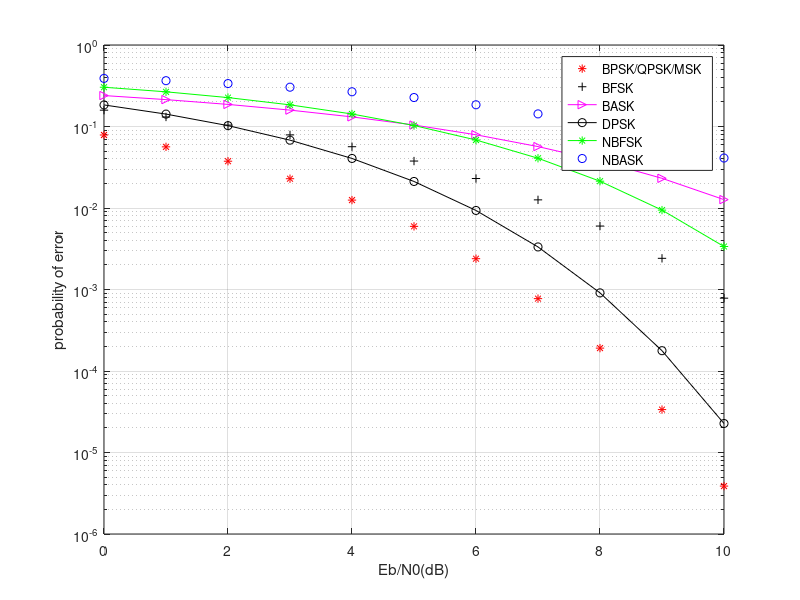

This figure's MATLAB source:
EbN0dB=0:10;
 
EbN0=10.^(EbN0dB/10);
 
pe_bpsk_msk_qpsk=0.5*erfc(sqrt(EbN0));
pe_bfsk=0.5*erfc(sqrt(EbN0/2));
pe_bask=0.5*erfc(sqrt(EbN0/4));
pe_dpsk=0.5*exp(-EbN0);
pe_nbfsk=0.5*exp(-EbN0/2);
pe_nbask=0.5*exp(-EbN0/4);
 
semilogy(EbN0dB,pe_bpsk_msk_qpsk,'r*',EbN0dB,pe_bfsk,'k+',EbN0dB,pe_bask,'m>-',EbN0dB,pe_dpsk,'ko-',EbN0dB,pe_nbfsk,'g*-',EbN0dB,pe_nbask,'bo');
 
legend('BPSK/QPSK/MSK','BFSK','BASK','DPSK','NBFSK','NBASK');
xlabel('Eb/N0(dB)');
ylabel('probability of error');
grid on;
